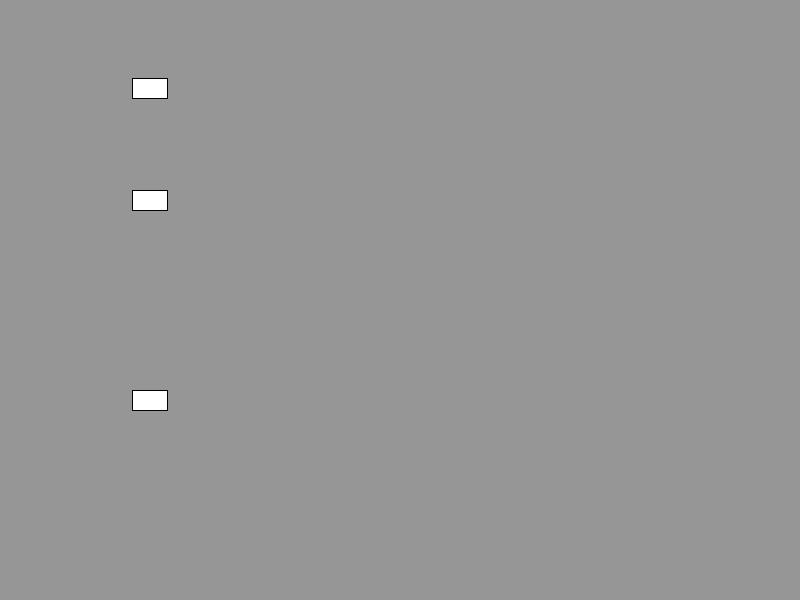
Frame 1 (no input)
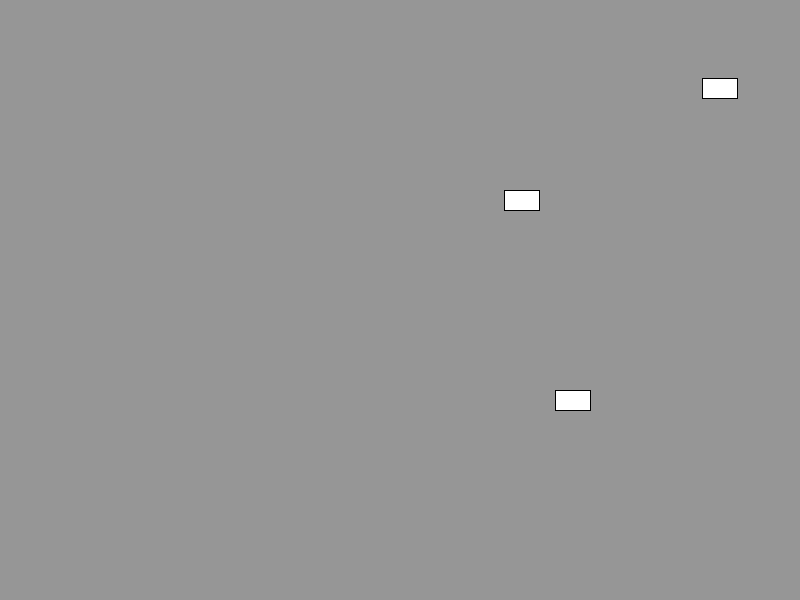
Frame 60 (the mouse pressed at the canvas centre just before this capture)
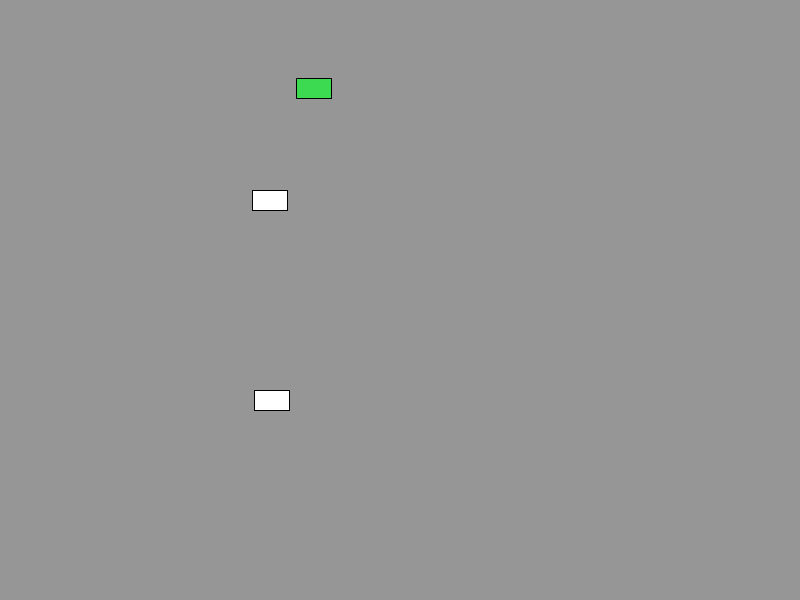
Frame 120 (the mouse held since frame 60 and released just before this capture)

The Processing sketch that drew these frames (run headless with seeded random() and noise(); from frame 60 on, the mouse is pressed at the canvas centre):

// Processing sketch: processing_166267
// ── processing_166267.pde

Car myCar;
Car myCar2;
Car myCar3;
 
 
 
void setup() {
 
  size(800, 600);
  myCar = new Car(150, width/2, 35, 20, random(2,10), 255);
  myCar2 = new  Car(150, width/4, 35, 20, random(5,10), 255);
  myCar3 = new  Car(150, width/9, 35, 20, random(3,10), 255);
   
}
 
void draw() {
  background(150);
  myCar.display();
  myCar.move();
  myCar2.display();
  myCar2.move();
  myCar3.display();
  myCar3.move();

}
 
class Car {// Even though there are multiple objects, we still only need one class. No matter how many cookies we make, only one cookie cutter is needed.Isnâ€™t object-oriented programming swell?
  color c;
  float xpos;
  float ypos;
  float xspeed;
  float n;
  float d;
   
 
 
  Car(float tempx, float tempy, float tempn, float tempd, float tempxspeed, color tempc) {
    c = tempc;
    xpos = tempx;
    ypos = tempy;
    xspeed = tempxspeed;
    n = tempn;
    d = tempd;
  }
 
  void display() {
    stroke(0);
    rectMode(CENTER);
    fill(c);
    rect(xpos, ypos, n, d);
    if(xpos>width||xpos<0){
    c=color(random(255),random(255),random(255));
    }
  }
 
  void move() {
    xpos = xpos + xspeed;
      if (myCar.xpos>width-10||myCar.xpos<0+10||
      myCar2.xpos>width||myCar2.xpos<0||
      myCar3.xpos>width||myCar3.xpos<0) {
    myCar.dir();
    myCar2.dir();
    myCar3.dir();
  }
  }
 
  void dir() {
    xspeed=xspeed*-1;
  }
}
